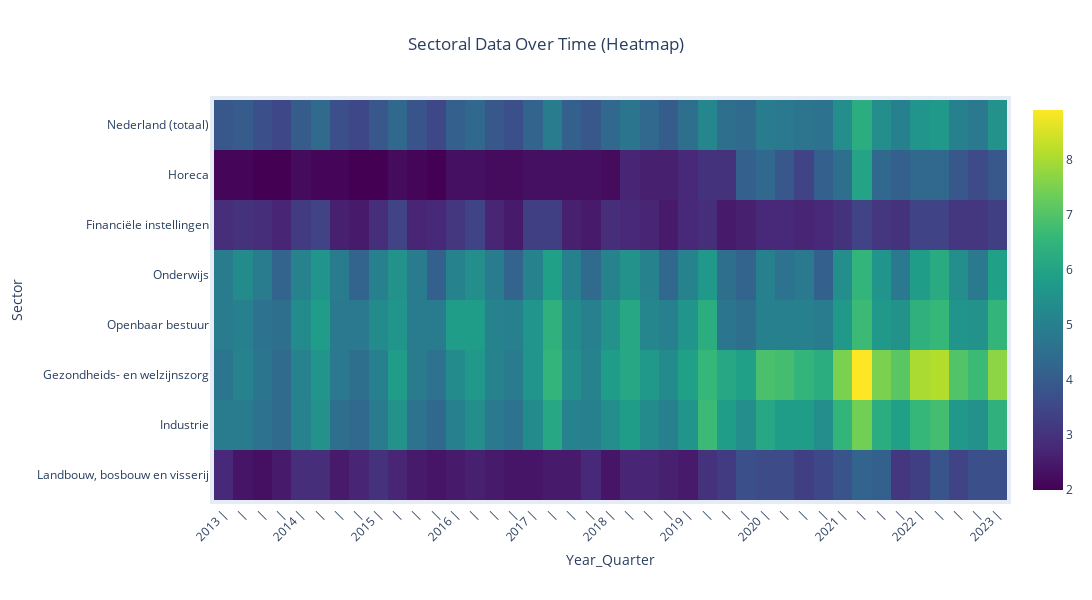

The notebook cell this image was saved under:
### Code cell
# Create heatmap
fig_heat = go.Figure(data=go.Heatmap(
    z=df_cbs[columns_to_show].T,
    x=df_cbs['Year_Quarter'],
    y=columns_to_show,
    colorscale='Viridis'
))

# Update layout for custom x-axis ticks
fig_heat.update_layout(
    title='Sectoral Data Over Time (Heatmap)',
    xaxis=dict(
        tickmode='array',
        tickvals=df_cbs['Year_Quarter'],
        ticktext=custom_ticks,
        tickangle=-45
    ),
    yaxis_title='Sector',
    xaxis_title='Year_Quarter'
)

# Adjust layout and margins
fig_heat.update_layout(
    autosize=False,
    width=1100,
    height=600,
    margin=dict(l=50, r=50, b=100, t=100, pad=4),
    title={'x': 0.5}
)

fig_heat.show()
# Save the figure as an image with increased resolution
fig_heat.write_image("fig_heat_plot.png", scale=2)  # scale=2 increases the resolution

### Figure 1 — Plotly figure (JSON) as saved in the notebook; plotly's stock layout.template omitted (floating-point values rounded to 4 significant figures; data arrays with more than 128 entries replaced by an {"elided": "..."} marker saying what was removed)
{"data": [{"colorscale": [[0, "#440154"], [0.1111, "#482878"], [0.2222, "#3e4989"], [0.3333, "#31688e"], [0.4444, "#26828e"], [0.5556, "#1f9e89"], [0.6667, "#35b779"], [0.7778, "#6ece58"], [0.8889, "#b5de2b"], [1, "#fde725"]], "type": "heatmap", "x": ["2013-Vierde kwartaal", "2014-Eerste kwartaal", "2014-Tweede kwartaal", "2014-Derde Kwartaal", "2014-Vierde kwartaal", "2015-Eerste kwartaal", "2015-Tweede kwartaal", "2015-Derde Kwartaal", "2015-Vierde kwartaal", "2016-Eerste kwartaal", "2016-Tweede kwartaal", "2016-Derde Kwartaal", "2016-Vierde kwartaal", "2017-Eerste kwartaal", "2017-Tweede kwartaal", "2017-Derde Kwartaal", "2017-Vierde kwartaal", "2018-Eerste kwartaal", "2018-Tweede kwartaal", "2018-Derde Kwartaal", "2018-Vierde kwartaal", "2019-Eerste kwartaal", "2019-Tweede kwartaal", "2019-Derde Kwartaal", "2019-Vierde kwartaal", "2020-Eerste kwartaal", "2020-Tweede kwartaal", "2020-Derde Kwartaal", "2020-Vierde kwartaal", "2021-Eerste kwartaal", "2021-Tweede kwartaal", "2021-Derde Kwartaal", "2021-Vierde kwartaal", "2022-Eerste kwartaal", "2022-Tweede kwartaal", "2022-Derde Kwartaal", "2022-Vierde kwartaal", "2023-Eerste kwartaal", "2023-Tweede kwartaal", "2023-Derde Kwartaal", "2023-Vierde kwartaal"], "y": ["Landbouw, bosbouw en visserij", "Industrie", "Gezondheids- en welzijnszorg", "Openbaar bestuur", "Onderwijs", "Financiële instellingen", "Horeca", "Nederland (totaal)"], "z": {"elided": "8x41 float values"}}], "layout": {"autosize": false, "height": 600, "margin": {"b": 100, "l": 50, "pad": 4, "r": 50, "t": 100}, "title": {"text": "Sectoral Data Over Time (Heatmap)", "x": 0.5}, "width": 1100, "xaxis": {"tickangle": -45, "tickmode": "array", "ticktext": ["2013 |", "|", "|", "|", "2014 |", "|", "|", "|", "2015 |", "|", "|", "|", "2016 |", "|", "|", "|", "2017 |", "|", "|", "|", "2018 |", "|", "|", "|", "2019 |", "|", "|", "|", "2020 |", "|", "|", "|", "2021 |", "|", "|", "|", "2022 |", "|", "|", "|", "2023 |"], "tickvals": ["2013-Vierde kwartaal", "2014-Eerste kwartaal", "2014-Tweede kwartaal", "2014-Derde Kwartaal", "2014-Vierde kwartaal", "2015-Eerste kwartaal", "2015-Tweede kwartaal", "2015-Derde Kwartaal", "2015-Vierde kwartaal", "2016-Eerste kwartaal", "2016-Tweede kwartaal", "2016-Derde Kwartaal", "2016-Vierde kwartaal", "2017-Eerste kwartaal", "2017-Tweede kwartaal", "2017-Derde Kwartaal", "2017-Vierde kwartaal", "2018-Eerste kwartaal", "2018-Tweede kwartaal", "2018-Derde Kwartaal", "2018-Vierde kwartaal", "2019-Eerste kwartaal", "2019-Tweede kwartaal", "2019-Derde Kwartaal", "2019-Vierde kwartaal", "2020-Eerste kwartaal", "2020-Tweede kwartaal", "2020-Derde Kwartaal", "2020-Vierde kwartaal", "2021-Eerste kwartaal", "2021-Tweede kwartaal", "2021-Derde Kwartaal", "2021-Vierde kwartaal", "2022-Eerste kwartaal", "2022-Tweede kwartaal", "2022-Derde Kwartaal", "2022-Vierde kwartaal", "2023-Eerste kwartaal", "2023-Tweede kwartaal", "2023-Derde Kwartaal", "2023-Vierde kwartaal"], "title": {"text": "Year_Quarter"}}, "yaxis": {"title": {"text": "Sector"}}}}
